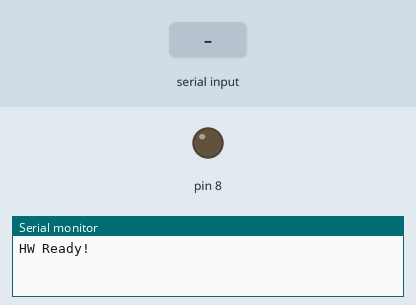
Simulated run of this sketch. Board: Arduino Uno, built with avr-gcc and run on an emulated ATmega328P. Shown: output pins drawn as LEDs (lit = HIGH), the last lines printed to the serial monitor. The inputs (shaded band) are chosen by the test bench.

Above: at 1.2 s.
1.3 s: "h" received over Serial
At 1.9 s:
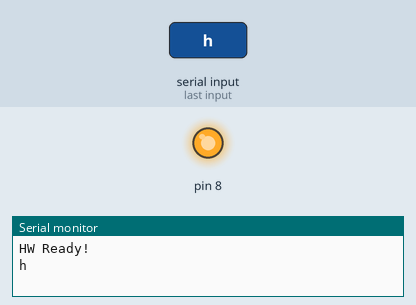
2.8 s: "l" received over Serial
At 3.1 s:
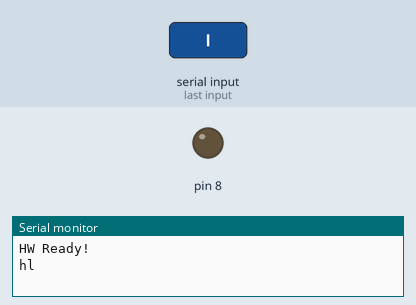
Timing chart, 0 to 5.8 s (numbered marks = the images above; inputs shaded):
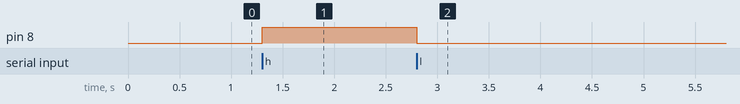

The sketch:

XBeeReceiver.ino
```cpp
//declace a String to hold what we're inputting
String incomingString = "";

void setup() {
	//Setup pin 8 for LED
	pinMode(8, OUTPUT);
	digitalWrite(8, LOW);

	//initialise Serial communication on 9600 baud
	Serial.begin(9600);
	while(!Serial);
	Serial.println("HW Ready!");
}

void loop () {
	// Check if there's incoming serial data.
	if (Serial.available() > 0) {
		char ch = Serial.read();

	// show the byte on serial monitor
	Serial.print(ch);

	if (ch == 'h')
		digitalWrite(8, HIGH);

	if (ch == 'l')
		digitalWrite(8, LOW);

	Serial.flush();
	}
}
```

Measured:
- after the input at 1.3 s, pin 8: LOW → HIGH at once
- after the input at 2.8 s, pin 8: HIGH → LOW at once
